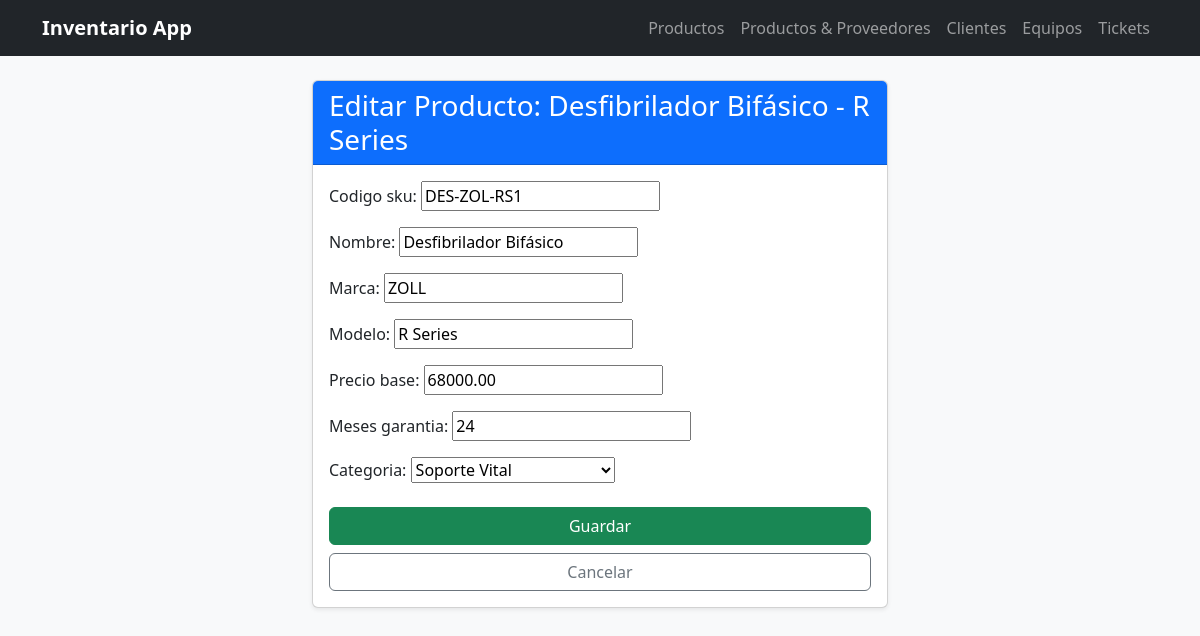
The app's page /productos/6/editar/ with its own data.
### inventario/models.py (models this page shows)
class Producto(models.Model):
    codigo_sku = models.CharField(max_length=50, unique=True)
    nombre = models.CharField(max_length=100)
    marca = models.CharField(max_length=50)
    modelo = models.CharField(max_length=50)
    precio_base = models.DecimalField(max_digits=10, decimal_places=2)
    meses_garantia = models.IntegerField()
    categoria = models.ForeignKey(
        Categoria,
        on_delete=models.PROTECT,
        related_name='productos',
        null=True,
        blank=True
    )
    proveedores = models.ManyToManyField(
        Proveedor,
        through='Suministro',
        related_name='productos',
        blank=True
    )
    def __str__(self):
        return f"{self.nombre} - {self.modelo}"

class Categoria(models.Model):
    nombre = models.CharField(max_length=100, unique=True)
    descripcion = models.TextField(blank=True, null=True)
    class Meta:
        verbose_name = "Categoria"
        verbose_name_plural = "Categorias"
    def __str__(self):
        return self.nombre

### inventario/views.py (the view)
# urls.py: path('productos/<int:pk>/editar/', views.editar_producto, name='editar_producto'),
def editar_producto(request, pk):
    producto = get_object_or_404(Producto, pk=pk)
    if request.method == 'POST':
        form = ProductoForm(request.POST, instance=producto)
        if form.is_valid():
            form.save()  # UPDATE en SQLite usando Django ORM
            return redirect('lista_productos')
    else:
        form = ProductoForm(instance=producto)
    return render(request, 'inventario/form_generico.html', {
        'form': form, 'titulo': f'Editar Producto: {producto}', 'url_cancelar': reverse('lista_productos'),
    })

### inventario/forms.py
class ProductoForm(forms.ModelForm):
    class Meta:
        model = Producto
        fields = ['codigo_sku',
                    'nombre',
                    'marca',
                    'modelo',
                    'precio_base',
                    'meses_garantia',
                    'categoria',
                ]

### inventario/templates/inventario/form_generico.html (shortened to what this page needs)
{% extends 'inventario/base.html' %}
{% block content %}
<div class="container mt-4" style="max-width: 600px;">
    <div class="card shadow-sm">
        <div class="card-header bg-primary text-white">
            <h3 class="card-title mb-0">{{ titulo }}</h3>
        </div>
        <div class="card-body">
            <form method="POST">
                {{ form.as_p }}
                <div class="d-grid gap-2 mt-4">
                    <button type="submit" class="btn btn-success">Guardar</button>
                    <a href="{{ url_cancelar }}" class="btn btn-outline-secondary">Cancelar</a>
                </div>
            </form>
        </div>
    </div>
</div>
{% endblock %}

### records on screen
Producto: codigo_sku "DES-ZOL-RS1", nombre "Desfibrilador Bifásico", marca "ZOLL", modelo "R Series", precio_base "68000.00", meses_garantia "24", categoria "Soporte Vital"

### other values on screen
{{ titulo }} "Editar Producto: Desfibrilador Bifásico - R Series"
